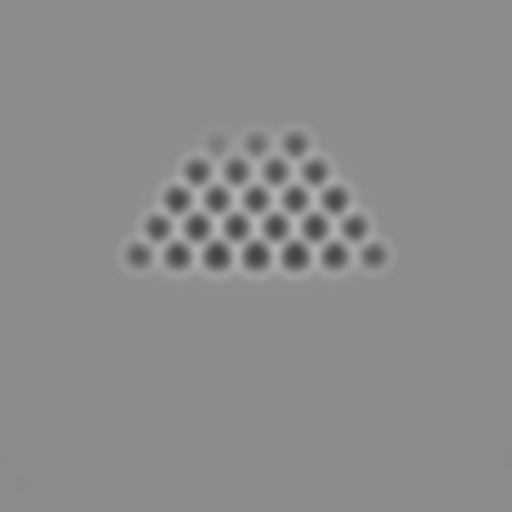
#> input picture data/simulated_CeO2.tif, 512 x 512 px
$ jupyter execute --allow-errors Tutorial.ipynb
#> lines starting #> are read from the running program, lines starting #| are printed output that depends on the picture
### tools.py
#!/usr/bin/env python3
# -*- coding: utf-8 -*-
"""

@author: xycxu
"""

#%% ridge def
import numpy as np
import math

from itertools import combinations_with_replacement
from scipy import ndimage as ndi
from scipy.signal import convolve2d

def _divide_nonzero(array1, array2, cval=1e-9):
    """
    Divides two arrays.

    Denominator is set to small value where zero to avoid ZeroDivisionError and
    return finite float array.

    Parameters
    ----------
    array1 : (N, ..., M) ndarray
        Array 1 in the enumerator.
    array2 : (N, ..., M) ndarray
        Array 2 in the denominator.
    cval : float, optional
        Value used to replace zero entries in the denominator.

    Returns
    -------
    array : (N, ..., M) ndarray
        Quotient of the array division.
    """

    # Copy denominator
    denominator = np.copy(array2)

    # Set zero entries of denominator to small value
    denominator[denominator == 0] = cval
    denominator[abs(denominator) < cval] = cval * np.sign(denominator[abs(denominator) < cval])

    # Return quotient
    return np.divide(array1, denominator)

#%% apply noise
def noise_apply(image, mu, sd, type = 'p'):
    """
    Apply the noise with specified signal to noise level and distribution type.

    Parameters
    ----------
    image : (M, N, T) ndarray
        The clean video (without noise) to apply noise to, which must have its reference level of pixel values identical to 1.
    mu : float
        The targeted reference mean pixel values of the noisy video after the step.
    sd : float
        The targeted reference standard deviation of the noisy video after the step. Both `sd` and `mu` can be the statistics for a sub-region of the video array.
    type : str, optional
        Whether to apply additive Gaussian noise ('g') or poisson type noise ('p'), by default 'p'.

    Returns
    -------
    (M, N, T) ndarray
        The video with noise applied.
    """
    if type == 'p':
        a = sd**2/mu - 1
        image_noisy = np.random.poisson(np.random.poisson(image / a) * a)
    elif type == 'g':
        image_noisy = image * mu + np.random.normal(0, sd, image.shape)
    return image_noisy


#%% ridge estimation

def ridge_merge(image, sigmas, deltas, edge, mode = 'nearest', cval = 0):
    """
    The main function of estimating a ridge (in a callable format) from the supplied video.

    Parameters
    ----------
    image : (M, N, T) ndarray
        Video sequence of length T that supposedly contains one ridge.
    sigmas : list of int
        Candidate (positive) widths for the spatial filter.
    deltas : list of int
        Candidate (positive) widths for the temporal filter.
    edge : int
        Further shrink the interested area by cropping out edge pixels at all 4 directions before applying the filter.
    mode : str, optional
        The mode parameter determines how the input array is extended when the filter overlaps a border, with the same choices as the function `gaussian_filter` in `scipy.ndimage`, by default (and recommended) 'nearest'.
    cval : int, optional
        Value to fill past edges of input if mode is 'constant', by default 0.

    Returns
    -------
    dict
        'curve': callable
            A function that takes time index `t` and kernel width `rho` as the input to output the location of the estimated ridge at time `t`.
        'score': (M-2*edge, N-2*edge, T) ndarray
            The weights array for pseudo-likelihood.
        'cov': (T, 2, 2) ndarray
            The proxy covariance matrices of the location estimators at all `T` time indices.
        'tangent': (T, 3) ndarray
            The tangent of the estimated ridge function at all `T` time indices.
        'vector': (M-2*edge, N-2*edge, T, 3) ndarray
            The normalized pixel wise gradient array.
        'intensity': (T,) 1darray
            The intensity estimates at all `T` time indices.
        'intvar': (T,) 1darray
            The proxy variance of the intensity estimates at all `T` time indices.
    """
    image = image.astype(np.float64)
    M, N, T = image.shape
    filtered = np.zeros((M-2*edge, N-2*edge, T))
    tangents = np.zeros((M-2*edge, N-2*edge, T, 3))
    laplace = np.zeros((M-2*edge, N-2*edge, T, 3))

    def score(i):
        L_v = 2 * abs(np.sum(g_n * v[...,i], axis = -1))# * np.log(1 + vl)
        d_i = d[...,i]
        d_sum = np.sum(d, axis=-1) - d_i # lamb1 + lamb2
        d_prod = d_sum ** 2 - np.sum(d ** 2, axis=-1) + d_i ** 2 # 2 * lamb1 * lamb2
        prod_ratio = _divide_nonzero(d_prod, d_sum ** 2 - d_prod)
        L_l = 2 * prod_ratio + 2 * prod_ratio * \
            np.log(1 + np.maximum(d_prod / 2 - d_i ** 2, 0))

        L_t = 4 * abs(v[...,-1,i])
        return np.exp(L_t + L_l + L_v)

    for sigma in sigmas:
        eta_t = np.zeros_like(filtered)
        tg_t = np.zeros_like(tangents)
        lap_t = np.zeros_like(tangents)
        for delta in deltas:
            var = [sigma, sigma, delta]
            # Make nD hessian
            img = ndi.gaussian_filter(image, sigma=var, truncate=2,
                                      mode=mode, cval=np.mean(image))
            #img = L * (img - np.quantile(img, 0.25)) / (np.quantile(img, 0.75) - np.quantile(img, 0.25))
            img = img[edge:-edge, edge:-edge,:]

            gradients = np.gradient(img, edge_order=2)
            axes = range(img.ndim)

            hessian_elements = [np.gradient(gradients[ax0], axis=ax1, edge_order=2) * var[ax1] * var[ax0]
                                for ax0, ax1 in combinations_with_replacement(axes, 2)]
            gradients = np.stack(gradients, axis = -1) * np.array(var)[None,None,None,...]
            temp_shape = hessian_elements[0].shape
            hessM = np.zeros(temp_shape + (len(temp_shape), len(temp_shape)))
            for idx, (row, col) in \
                    enumerate(combinations_with_replacement(range(len(temp_shape)), 2)):
                hessM[..., row, col] = hessian_elements[idx]
                hessM[..., col, row] = hessian_elements[idx]

            d, v = np.linalg.eigh(hessM)
            v = v * np.where(v[...,-1,None,:] >= 0, 1, -1)
            vl0 = np.sqrt(np.sum(gradients**2, axis = -1))
            LL = np.median(vl0)

            g_n = np.sum(gradients[...,None] * v, axis=-2)
            g_n = _divide_nonzero(g_n, d)
            g_n = np.sum(g_n[...,None,:] * v, axis=-1)
            vl = np.sqrt(np.sum(g_n**2, axis = -1))
            g_n = _divide_nonzero(g_n, vl[...,None])

            L_star = _divide_nonzero(np.sum(g_n * gradients, axis = -1), vl * LL)
            theta = abs(_divide_nonzero(L_star * LL * vl, vl0))

            d /= LL
            g_n = g_n * np.where(g_n[...,-1,None] >= 0, 1, -1)

            d_sum = np.sum(d, axis = -1) - L_star
            d_sum2 = np.sum(d ** 2, axis = -1) - L_star ** 2
            d_prod = d_sum ** 2 - d_sum2
            prod_ratio = _divide_nonzero(d_prod, d_sum2)

            eta1 = np.exp(4 * theta + 2 * prod_ratio + \
                          #2 * g_n[...,-1] + \
                          2 * prod_ratio * np.log(1 + np.maximum(d_prod / 2 - L_star ** 2, 0)))

            eta2 = np.stack([score(i) for i in range(3)], axis = -1)
            temp = eta2.argsort()[...,-1]
            eta2 = np.take_along_axis(eta2, temp[...,None], axis=-1)[...,0]
            tg2 = np.take_along_axis(v,
                                     np.repeat(temp[...,None,None], 3, axis=-2),
                                     axis = -1)[...,0]

            eta = eta1 + eta2
            tg = _divide_nonzero(eta1[...,None] * g_n + eta2[...,None] * tg2, eta[...,None])
            eta = _divide_nonzero(eta, np.sum(eta, axis = (0,1))[None,None,:])

            eta_t += eta
            tg_t += eta[...,None] * tg
            lap_t += eta[...,None] * gradients
            # lap_t += eta * (hessM[...,0,0] + hessM[...,1,1])# - hessM[...,0,1] * hessM[...,1,0])

        tangents = np.where(np.repeat(eta_t[...,None], 3, axis = -1) > np.repeat(filtered[...,None], 3, axis = -1),
                            tg_t, tangents)
        laplace = np.where(np.repeat(eta_t[...,None], 3, axis = -1) > np.repeat(filtered[...,None], 3, axis = -1),
                           _divide_nonzero(lap_t, eta_t[...,None]), laplace)
        filtered = np.where(eta_t > filtered, eta_t, filtered)

    XY = np.stack(np.meshgrid(range(M-2*edge), range(N-2*edge), indexing='ij'), axis = -1)
    XY_diff = XY[None,None,...,None,:] - XY[...,None,None,None,:]
    eta = filtered / np.sum(filtered, axis = (0,1))[None,None,:]
    gradients = _divide_nonzero(tangents, tangents[...,-1,None])

    grad1 = gradients[...,None,None,:-1,:2]; grad2 = gradients[None,None,...,1:,:2]
    tp = np.exp(
       - np.sqrt( np.sum(
           3 * (grad1 + grad2 - 2 * XY_diff) * (XY_diff - grad1)\
               + (3 * XY_diff - 2 * grad1 - grad2) ** 2, axis = -1
           ))# * np.sum(XY_diff ** 2, axis = -1))# * _divide_nonzero(
               # 1 + np.sum(XY_diff ** 2 + (XY_diff - grad1) * (grad2 - XY_diff)/3 + 2 * (grad1 + grad2 - 2 * XY_diff) ** 2 / 15, axis = -1),
               # 1 + np.sum(XY_diff ** 2, axis = -1)))
        )
    psi_f = np.copy(eta); psi_b = np.copy(eta)
    for t in range(T-1):
        eps_f = np.min(np.max(abs(tp[...,t]), axis=(2,3)))

        eps_b = np.min(np.max(abs(tp[...,-t-1]), axis=(0,1)))

        psi_f[...,t+1] *= np.sum(_divide_nonzero(tp[...,t], np.sum(tp[...,t], axis = (2,3))[...,None,None],
                                                 cval = eps_f if eps_f != 0 else np.finfo(float).eps) \
                      * psi_f[None,None,...,t], axis = (2,3))
        psi_f[...,t+1] = _divide_nonzero(psi_f[...,t+1], np.sum(psi_f[...,t+1]))

        psi_b[...,-t-2] *= np.sum(_divide_nonzero(tp[...,-t-1], np.sum(tp[...,-t-1], axis = (0,1))[None,None,...],
                                                  cval = eps_b if eps_b != 0 else np.finfo(float).eps) \
                                  * psi_b[...,None,None,-t-1], axis = (0,1))
        psi_b[...,-t-2] = _divide_nonzero(psi_b[...,-t-2], np.sum(psi_b[...,-t-2]))

    powers = np.sqrt(np.column_stack((np.arange(1, T+1), np.arange(T,0,-1))))
    powers = powers / (powers[:,None,0] + powers[:,None,1])
    beta = np.power(psi_f, powers[None,None,:,0]) * np.power(psi_b, powers[None,None,:,1])
    # [4 lines of commented-out code are left out]

    filtered = beta / np.sum(beta, axis = (0,1))[None,None,:]
    gradients = _divide_nonzero(gradients, np.sqrt(np.sum(gradients ** 2, axis = -1))[...,None])
    tangent = np.sum(filtered[...,None] * gradients, axis = (0,1))
    tangent = _divide_nonzero(tangent, tangent[...,-1,None])
    XYT = np.column_stack((np.sum(filtered[...,None] * XY[...,None,:], axis = (0,1)),
                           np.arange(T)))

    XY_minus_bar = XY[...,None,:] - XYT[None,None,...,:2]
    Cov = np.sum(np.matmul(XY_minus_bar[...,None], XY_minus_bar[...,None,:]) * filtered[...,None,None],
                 axis = (0,1))# * _divide_nonzero(1, 1 - np.sum(filtered ** 2, axis = (0,1)))[:,None,None]
    varPi = np.sum(laplace[...,:-1] * XY_minus_bar[...,:], axis=-1)
    intensity = np.array([np.sum(convolve2d(varPi[...,i], filtered[...,i], mode='same')) for i in range(T)])/2
    intvar = np.array([np.sum((convolve2d(varPi[...,i], np.ones_like(filtered[...,i])/2, mode='same') - intensity[i]) ** 2 * filtered[...,i]) for i in range(T)])/2
    # intensity = np.sum(np.sum(laplace[...,:-1] * XY_minus_bar, axis = -1), axis = (0,1))# * (Cov[:,0,0] * Cov[:,1,1] - Cov[:,0,1] ** 2) ** 0.5
    # [4 lines left out: function ridge_curve, not called in this run]
        #return list(np.sum(XYT[:,:2] * w[:,None], axis = 0)/sum(w)) + [t]
    return {'curve': ridge_curve, 'score': filtered, 'cov': Cov,
            'tangent': tangent, 'vector': tangents, 'intensity': intensity, 'intvar': intvar}

### Tutorial.ipynb
[cell 1]
import numpy as np
import matplotlib.pyplot as plt
import math
from skimage import io
from tools import noise_apply, ridge_merge

## Synethetic Video

[cell 2]
height = 41; width = 41; times = 100;
image_clean = np.zeros((height, width, times))

mu = 139; sd = 35

def ridge(t):
    return (height//2, width//2, t)

def Amp(t):
    if t < 20: return 60
    elif t >= 55 and t < 65: return 0
    else: return 30 + 30 * np.cos(t * math.pi / 5)

for t in range(times):
    x, y, _ = ridge(t)
    sigma_sq = 2 * (6 + 3*np.sin(t)) ** 2
    for i in range(height):
        for j in range(width):
            rad_sq = (i - x)**2 + (j - y)**2
            image_clean[i,j,t] = 140 - np.exp( - rad_sq / sigma_sq) * Amp(t)

image_noisy = noise_apply(image_clean, 139, 35, 'p')

frames = [10, 35, 80]
fig, axs = plt.subplots(1, 3, figsize=(12, 4), tight_layout=True)
axs = axs.flatten()
for i in range(3):
    # axs[i].figure(figsize = (3.56,3.56))
    axs[i].imshow(image_noisy[:,:,frames[i]], cmap = plt.cm.gray, vmin = 60, vmax = 220)
    axs[i].set_title('Frame ' + str(frames[i]))
    axs[i].axis('off')
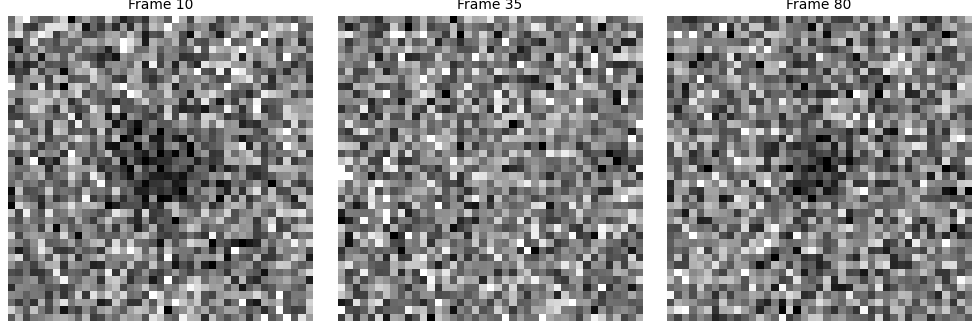
#> figure drawn by matplotlib, 3 panels

[cell 3]
sigmas = [5,6,7]; deltas = [1,2,4]; mode = 'nearest'; edge = 9
ridge_fit = ridge_merge(image_noisy, sigmas, deltas, edge, mode)

## Simulated TEM Images

[cell 4]
tem_clean = io.imread('data/simulated_CeO2.tif')
#> tem_clean is the input picture: shape (512, 512) float32; min 67.43, max 181, mean 138.8
tem_clean = np.array(tem_clean)
plt.figure(figsize = (1.5, 1.5))
plt.imshow(tem_clean, cmap = plt.cm.gray)
plt.axis('off')
plt.tight_layout(pad=0)
plt.show()

[cell 5]
tem_noisy = np.repeat(tem_clean[...,None], times, axis = -1)
tem_noisy = noise_apply(tem_noisy, mu, sd, 'p')

frames = [0, 30, 60, 90]
fig, axs = plt.subplots(1, 4, figsize=(16, 4), tight_layout=True)
axs = axs.flatten()
for i in range(4):
    # axs[i].figure(figsize = (3.56,3.56))
    axs[i].imshow(tem_noisy[:,:,frames[i]], cmap = plt.cm.gray, vmin = 60, vmax = 220)
    axs[i].set_title('Frame ' + str(frames[i]))
    axs[i].axis('off')
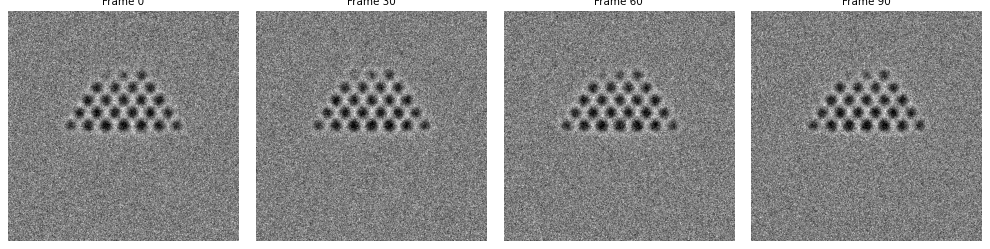
#> figure drawn by matplotlib, 4 panels

#### Labels of Atomic Columns

[cell 6]
## For atomic column 16
x_ref = 257.00000; y_ref = 201.00000
height_crop = 41; width_crop = 41

cropped_image = tem_noisy[round(y_ref-height_crop//2):round(y_ref+1+height_crop//2),
                          round(x_ref-width_crop//2):round(x_ref+1+width_crop//2),:]

frames = [0, 30, 60, 90]
fig, axs = plt.subplots(1, 4, figsize=(16, 4), tight_layout=True)
axs = axs.flatten()
for i in range(4):
    # axs[i].figure(figsize = (3.56,3.56))
    axs[i].imshow(cropped_image[:,:,frames[i]], cmap = plt.cm.gray, vmin = 60, vmax = 220)
    axs[i].set_title('Frame ' + str(frames[i]))
    axs[i].axis('off')
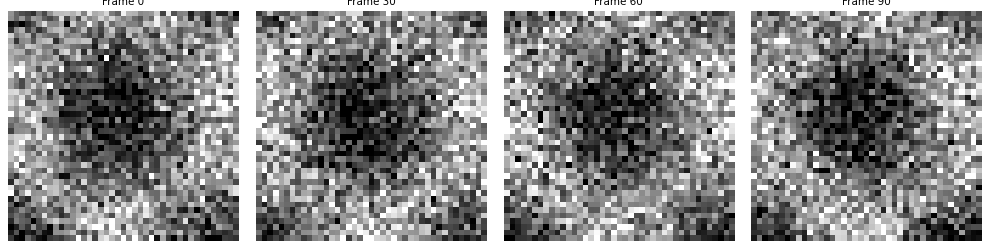
#> figure drawn by matplotlib, 4 panels

[cell 7]
sigmas = [4,5,6,7,8]; deltas = [.5,1]; edge = 5; mode = 'nearest'
#> (the rest of this cell did not finish here and is left out)


#> (a cell that did not finish here is left out)
